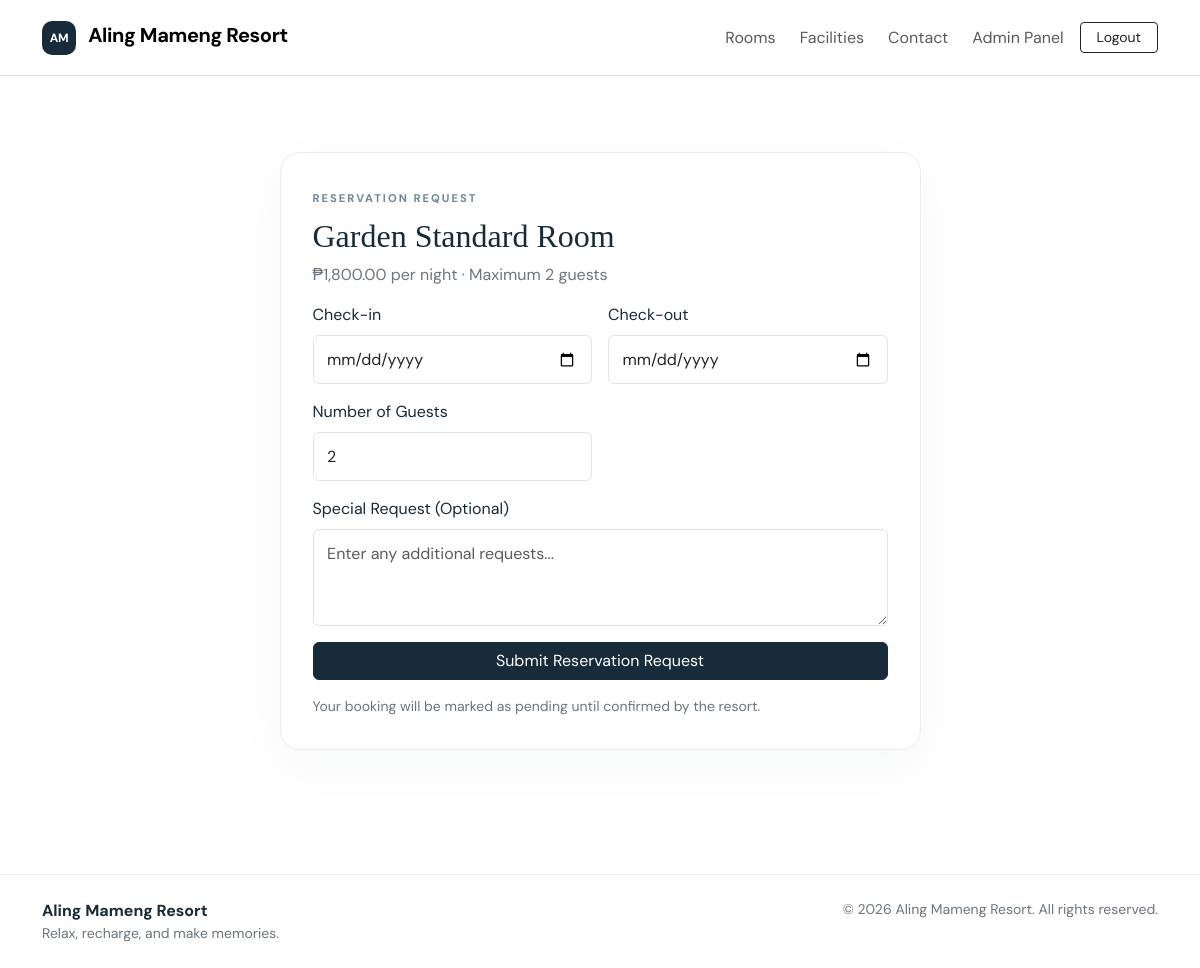
Screenshot of /AMR/book.php?room=1 (signed in) with the database file from the repository.
### tables this page shows
CREATE TABLE `rooms` (
  `id` int(11) NOT NULL,
  `room_name` varchar(120) NOT NULL,
  `room_type` varchar(80) NOT NULL,
  `description` text DEFAULT NULL,
  `capacity` int(11) NOT NULL DEFAULT 2,
  `price_per_night` decimal(10,2) NOT NULL,
  `image` varchar(255) DEFAULT 'assets/images/room-placeholder.jpg',
  `status` enum('available','maintenance','inactive') DEFAULT 'available',
  `created_at` timestamp NOT NULL DEFAULT current_timestamp()
);

### AMR/config.php (called while the page is built, shortened)
<?php
function e(?string $value): string {
    return htmlspecialchars($value ?? '', ENT_QUOTES, 'UTF-8');
}
function money($amount): string {
    return '₱' . number_format((float)$amount, 2);
}

### AMR/book.php (the view, shortened to what this page needs)
<?php
require_once 'config.php';
$roomId = (int) ($_GET['room'] ?? $_POST['room_id'] ?? 0);
$roomStmt = $pdo->prepare("
    SELECT *
    FROM rooms
    WHERE id = ?
      AND status = 'available'
");
$roomStmt->execute([$roomId]);
$room = $roomStmt->fetch(PDO::FETCH_ASSOC);
require_once 'includes/header.php';
?>
<div class="container section-space">
    <div class="row justify-content-center">
        <div class="col-lg-7">
            <div class="auth-card">
                <span class="eyebrow">
                    RESERVATION REQUEST
                </span>
                <h2>
                    <?= e($room['room_name']) ?>
                </h2>
                <p class="text-secondary">
                    <?= money($room['price_per_night']) ?> per night
                    · Maximum <?= (int) $room['capacity'] ?> guests
                </p>
                <form method="POST" class="row g-3">
                    <div class="col-md-6">
                        <label class="form-label">
                            Check-in
                        </label>
                        <input
                            type="date"
                            class="form-control"
                            name="check_in"
                            min="<?= date('Y-m-d') ?>"
                            value="<?= e($_POST['check_in'] ?? '') ?>"
                            required
                        >
                    </div>
                    <div class="col-md-6">
                        <label class="form-label">
                            Check-out
                        </label>
                        <input
                            type="date"
                            class="form-control"
                            name="check_out"
                            min="<?= date('Y-m-d', strtotime('+1 day')) ?>"
                            value="<?= e($_POST['check_out'] ?? '') ?>"
                            required
                        >
                    </div>
                    <div class="col-md-6">
                        <label class="form-label">
                            Number of Guests
                        </label>
                        <input
                            type="number"
                            class="form-control"
                            name="guests"
                            min="1"
                            max="<?= (int) $room['capacity'] ?>"
                            value="<?= (int) ($_POST['guests'] ?? 2) ?>"
                            required
                        >
                    </div>
                    <div class="col-12">
                        <label class="form-label">
                            Special Request (Optional)
                        </label>
                        <textarea
                            class="form-control"
                            name="special_request"
                            rows="3"
                            placeholder="Enter any additional requests..."
                        ><?= e($_POST['special_request'] ?? '') ?></textarea>
                    </div>
                    <div class="col-12">
                        <button
                            type="submit"
                            class="btn btn-dark w-100"
                        >
                            Submit Reservation Request
                        </button>
                    </div>
                </form>
                <p class="small text-secondary mt-3 mb-0">
                    Your booking will be marked as pending
                    until confirmed by the resort.
                </p>
            </div>
        </div>
    </div>
</div>
<?php require_once 'includes/footer.php'; ?>

### AMR/assets/css/style.css (style rules this page uses)
:root { --ink:#172b3a;--muted:#6b7882;--line:#e8edf0;--soft:#f5f7f8;--blue:#dce8ef }
* { box-sizing:border-box }
body { font-family:'DM Sans',sans-serif;color:var(--ink);background:#fff }
h1,h2,h3,.display-font { font-family:'Playfair Display',serif }
.eyebrow { font-size:.7rem;font-weight:700;letter-spacing:2px;color:#6c8797 }
.section-space { padding-top:76px;padding-bottom:76px }
.auth-card { background:#fff;border:1px solid var(--line);border-radius:20px;padding:32px;width:100%;max-width:650px;box-shadow:0 15px 50px #172b3a0a }
.auth-card h2 { font-size:2rem;margin:8px 0 }
.form-control,.form-select { border-color:#dfe5e9;padding:.72rem .85rem }
.btn-dark { background:var(--ink);border-color:var(--ink) }

### rows the page displays
rooms: room_name "Garden Standard Room", price_per_night "₱1,800.00", capacity "2", guests "2"
